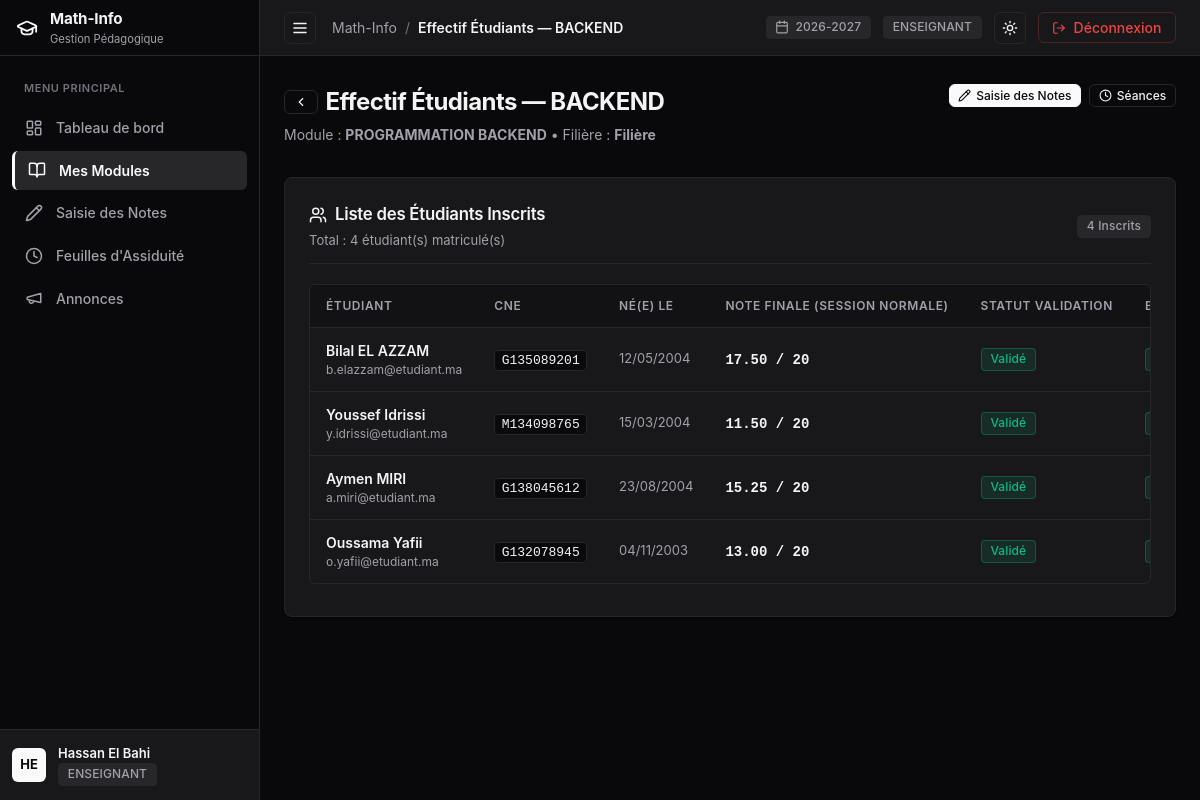
The app's page /enseignant/modules/1/etudiants (signed in) with its own data.
### tables this page shows
CREATE TABLE `utilisateurs` (
  `idUtilisateur` int NOT NULL AUTO_INCREMENT,
  `nom` varchar(100) NOT NULL,
  `prenom` varchar(100) NOT NULL,
  `email` varchar(150) NOT NULL,
  `motDePasse` varchar(255) NOT NULL,
  `role` enum('ADMIN','ENSEIGNANT','ETUDIANT') NOT NULL,
  `dateCreation` timestamp NULL DEFAULT CURRENT_TIMESTAMP,
  PRIMARY KEY (`idUtilisateur`),
  UNIQUE KEY `email` (`email`)
);

CREATE TABLE `modules` (
  `idModule` int NOT NULL AUTO_INCREMENT,
  `code` varchar(20) NOT NULL,
  `intitule` varchar(150) NOT NULL,
  `semestre` enum('S1','S2','S3','S4') NOT NULL,
  `coefficient` float NOT NULL DEFAULT '1',
  `idFiliere` int NOT NULL,
  `idEnseignant` int DEFAULT NULL,
  PRIMARY KEY (`idModule`),
  UNIQUE KEY `code` (`code`),
  KEY `idFiliere` (`idFiliere`),
  KEY `idEnseignant` (`idEnseignant`),
  CONSTRAINT `modules_ibfk_1` FOREIGN KEY (`idFiliere`) REFERENCES `filieres` (`idFiliere`) ON DELETE CASCADE,
  CONSTRAINT `modules_ibfk_2` FOREIGN KEY (`idEnseignant`) REFERENCES `enseignants` (`idUtilisateur`) ON DELETE SET NULL
);

CREATE TABLE `inscriptions` (
  `idInscription` int NOT NULL AUTO_INCREMENT,
  `idEtudiant` int NOT NULL,
  `idFiliere` int NOT NULL,
  `anneeUniversitaire` varchar(20) NOT NULL,
  `dateInscription` date NOT NULL,
  `statut` enum('EN_COURS','VALIDE','AJOURNE') DEFAULT 'EN_COURS',
  PRIMARY KEY (`idInscription`),
  UNIQUE KEY `uq_etudiant_annee` (`idEtudiant`,`anneeUniversitaire`),
  KEY `idFiliere` (`idFiliere`),
  CONSTRAINT `inscriptions_ibfk_1` FOREIGN KEY (`idEtudiant`) REFERENCES `etudiants` (`idUtilisateur`) ON DELETE CASCADE,
  CONSTRAINT `inscriptions_ibfk_2` FOREIGN KEY (`idFiliere`) REFERENCES `filieres` (`idFiliere`) ON DELETE CASCADE
);

CREATE TABLE `etudiants` (
  `idUtilisateur` int NOT NULL,
  `cne` varchar(50) NOT NULL,
  `dateNaissance` date NOT NULL,
  PRIMARY KEY (`idUtilisateur`),
  UNIQUE KEY `cne` (`cne`),
  CONSTRAINT `etudiants_ibfk_1` FOREIGN KEY (`idUtilisateur`) REFERENCES `utilisateurs` (`idUtilisateur`) ON DELETE CASCADE
);

CREATE TABLE `notes` (
  `idNote` int NOT NULL AUTO_INCREMENT,
  `idEtudiant` int NOT NULL,
  `idModule` int NOT NULL,
  `noteCC` float DEFAULT NULL,
  `noteExam` float DEFAULT NULL,
  `noteFinale` float DEFAULT NULL,
  `session` enum('NORMALE','RATTRAPAGE') DEFAULT 'NORMALE',
  `statutValidation` enum('V','RATT','NV') DEFAULT 'NV',
  `remarque` text,
  PRIMARY KEY (`idNote`),
  UNIQUE KEY `uq_etudiant_module_session` (`idEtudiant`,`idModule`,`session`),
  KEY `idModule` (`idModule`),
  CONSTRAINT `notes_ibfk_1` FOREIGN KEY (`idEtudiant`) REFERENCES `etudiants` (`idUtilisateur`) ON DELETE CASCADE,
  CONSTRAINT `notes_ibfk_2` FOREIGN KEY (`idModule`) REFERENCES `modules` (`idModule`) ON DELETE CASCADE,
  CONSTRAINT `notes_chk_1` CHECK ((`noteCC` between 0 and 20)),
  CONSTRAINT `notes_chk_2` CHECK ((`noteExam` between 0 and 20)),
  CONSTRAINT `notes_chk_3` CHECK ((`noteFinale` between 0 and 20))
);

### src/Views/enseignant/etudiants.php (the view, shortened to what the rows shown need)
<div style="margin-bottom: 2rem; display: flex; justify-content: space-between; align-items: flex-start; flex-wrap: wrap; gap: 1rem;">
  <div>
    <div style="display: flex; align-items: center; gap: 0.5rem; margin-bottom: 0.25rem;">
      <a href="/enseignant/modules" class="btn btn-outline btn-sm" title="Retour aux modules">
        <?= Icon::get('chevron-left', 14) ?>
      </a>
      <h1 style="font-size: 1.5rem; font-weight: 700; letter-spacing: -0.025em; color: var(--text-main);">
        Effectif Étudiants — <?= htmlspecialchars($module['code']) ?>
      </h1>
    </div>
    <p style="color: var(--text-muted); font-size: 0.875rem;">
      Module : <strong><?= htmlspecialchars($module['intitule']) ?></strong> •
      Filière : <strong><?= htmlspecialchars($module['filiere_code'] ?? 'Filière') ?></strong>
    </p>
  </div>
  <div style="display: flex; gap: 0.5rem;">
    <a href="/enseignant/modules/<?= $module['idModule'] ?>/notes" class="btn btn-primary btn-sm">
      <?= Icon::get('pencil', 13) ?>
      <span>Saisie des Notes</span>
    </a>
    <a href="/enseignant/modules/<?= $module['idModule'] ?>/seances" class="btn btn-outline btn-sm">
      <?= Icon::get('clock', 13) ?>
      <span>Séances</span>
    </a>
  </div>
</div>
<div class="card">
  <div class="card-header">
    <div>
      <span class="card-title">
        <?= Icon::get('users', 18) ?>
        <span>Liste des Étudiants Inscrits</span>
      </span>
      <span class="card-desc" style="display: block; margin-top: 0.25rem;">
        Total : <?= count($etudiants) ?> étudiant(s) matriculé(s)
      </span>
    </div>
    <span class="badge badge-neutral"><?= count($etudiants) ?> Inscrits</span>
  </div>
  <?php if (empty($etudiants)): ?>
    <div style="text-align: center; padding: 3rem 1rem; color: var(--text-muted); font-size: 0.875rem;">
      <div style="margin-bottom: 0.5rem; color: var(--text-subtle);"><?= Icon::get('users', 32) ?></div>
      Aucun étudiant n'est inscrit dans la filière rattachée à ce module.
    </div>
  <?php else: ?>
    <div class="table-wrapper">
      <table>
        <thead>
          <tr>
            <th style="min-width: 160px;">Étudiant</th>
            <th style="min-width: 100px;">CNE</th>
            <th style="min-width: 100px;">Né(e) le</th>
            <th style="min-width: 160px;">Note Finale (Session Normale)</th>
            <th style="min-width: 120px;">Statut Validation</th>
            <th style="min-width: 160px;">Bilan d'Assiduité</th>
          </tr>
        </thead>
        <tbody>
          <?php foreach ($etudiants as $etu):
            $abs = $etu['absences_summary'] ?? ['total_absences' => 0, 'non_justifiees' => 0, 'justifiees' => 0];
          ?>
            <tr>
              <td>
                <div style="font-weight: 600;"><?= htmlspecialchars($etu['prenom'] . ' ' . $etu['nom']) ?></div>
                <div style="font-size: 0.75rem; color: var(--text-muted);"><?= htmlspecialchars($etu['email']) ?></div>
              </td>
              <td><code><?= htmlspecialchars($etu['cne']) ?></code></td>
              <td style="color: var(--text-muted); font-size: 0.8125rem;">
                <?= !empty($etu['dateNaissance']) ? date('d/m/Y', strtotime($etu['dateNaissance'])) : '—' ?>
              </td>
              <td>
                <?php if ($etu['noteFinale'] !== null): ?>
                  <span style="font-weight: 700; font-family: ui-monospace, monospace;">
                    <?= number_format((float)$etu['noteFinale'], 2) ?> / 20
                  </span>
                <?php else: ?>
                  <span style="color: var(--text-muted);">En attente</span>
                <?php endif; ?>
              </td>
              <td>
                <?php if ($etu['statutValidation'] === 'V'): ?>
                  <span class="badge badge-success">Validé</span>
                <?php elseif ($etu['statutValidation'] === 'RATT'): ?>
                  <span class="badge badge-warning">Rattrapage</span>
                <?php else: ?>
                  <span class="badge badge-neutral">Non évalué</span>
                <?php endif; ?>
              </td>
              <td>
                <div style="display: flex; gap: 0.35rem; font-size: 0.75rem;">
                  <?php if ((int)$abs['total_absences'] === 0): ?>
                    <span class="badge badge-success">Assidu (0 abs)</span>
                  <?php endif; ?>
                </div>
              </td>
            </tr>
          <?php endforeach; ?>
        </tbody>
      </table>
    </div>
  <?php endif; ?>
</div>

### src/Views/layout/main.php (shortened to what the rows shown need)
<?php
$currentUser = Auth::user();
$currentRole = Auth::role();
$activeNav = $activeNav ?? 'dashboard';
?>
<!DOCTYPE html>
<html lang="fr" data-theme="dark">
<head>
  <link rel="stylesheet" href="/css/style.css">
</head>
<body class="app-shell">
  <aside id="sidebar" class="sidebar">
    <div class="sidebar-header">
      <a href="/" class="sidebar-brand">
        <span class="brand-icon"><?= Icon::get('graduation-cap', 22) ?></span>
        <div class="brand-text">
          <span class="brand-name">Math-Info</span>
          <span class="brand-sub">Gestion Pédagogique</span>
        </div>
      </a>
    </div>
    <nav class="sidebar-nav">
      <div class="nav-section-title">Menu Principal</div>
      <?php if ($currentRole === 'ADMIN'): ?>
        <a href="/admin/dashboard" class="nav-item <?= $activeNav === 'dashboard' ? 'active' : '' ?>">
          <span class="nav-icon"><?= Icon::get('layout-dashboard', 18) ?></span>
          <span class="nav-label">Tableau de bord</span>
        </a>
        <a href="/admin/filieres" class="nav-item <?= $activeNav === 'filieres' ? 'active' : '' ?>">
          <span class="nav-icon"><?= Icon::get('landmark', 18) ?></span>
          <span class="nav-label">Filières</span>
        </a>
        <a href="/admin/modules" class="nav-item <?= $activeNav === 'modules' ? 'active' : '' ?>">
          <span class="nav-icon"><?= Icon::get('book-open', 18) ?></span>
          <span class="nav-label">Modules</span>
        </a>
        <a href="/admin/utilisateurs" class="nav-item <?= $activeNav === 'utilisateurs' ? 'active' : '' ?>">
          <span class="nav-icon"><?= Icon::get('users', 18) ?></span>
          <span class="nav-label">Utilisateurs</span>
        </a>
        <a href="/admin/inscriptions" class="nav-item <?= $activeNav === 'inscriptions' ? 'active' : '' ?>">
          <span class="nav-icon"><?= Icon::get('clipboard-list', 18) ?></span>
          <span class="nav-label">Inscriptions</span>
        </a>
        <a href="/admin/annonces" class="nav-item <?= $activeNav === 'annonces' ? 'active' : '' ?>">
          <span class="nav-icon"><?= Icon::get('megaphone', 18) ?></span>
          <span class="nav-label">Annonces</span>
        </a>
        <a href="/admin/audit" class="nav-item <?= $activeNav === 'audit' ? 'active' : '' ?>">
          <span class="nav-icon"><?= Icon::get('shield-check', 18) ?></span>
          <span class="nav-label">Journal d'Audit</span>
        </a>
      <?php elseif ($currentRole === 'ENSEIGNANT'): ?>
        <a href="/enseignant/dashboard" class="nav-item <?= $activeNav === 'dashboard' ? 'active' : '' ?>">
          <span class="nav-icon"><?= Icon::get('layout-dashboard', 18) ?></span>
          <span class="nav-label">Tableau de bord</span>
        </a>
        <a href="/enseignant/modules" class="nav-item <?= $activeNav === 'modules' ? 'active' : '' ?>">
          <span class="nav-icon"><?= Icon::get('book-open', 18) ?></span>
          <span class="nav-label">Mes Modules</span>
        </a>
        <a href="/enseignant/notes" class="nav-item <?= $activeNav === 'notes' ? 'active' : '' ?>">
          <span class="nav-icon"><?= Icon::get('pencil', 18) ?></span>
          <span class="nav-label">Saisie des Notes</span>
        </a>
        <a href="/enseignant/seances" class="nav-item <?= $activeNav === 'seances' ? 'active' : '' ?>">
          <span class="nav-icon"><?= Icon::get('clock', 18) ?></span>
          <span class="nav-label">Feuilles d'Assiduité</span>
        </a>
        <a href="/enseignant/annonces" class="nav-item <?= $activeNav === 'annonces' ? 'active' : '' ?>">
          <span class="nav-icon"><?= Icon::get('megaphone', 18) ?></span>
          <span class="nav-label">Annonces</span>
        </a>
      <?php endif; ?>
    </nav>
    <div class="sidebar-footer">
      <div class="user-profile-widget">
        <div class="user-avatar">
          <?= strtoupper(substr($currentUser ? $currentUser->getPrenom() : 'U', 0, 1) . substr($currentUser ? $currentUser->getNom() : 'S', 0, 1)) ?>
        </div>
        <div class="user-meta">
          <span class="user-name"><?= htmlspecialchars($currentUser ? $currentUser->getNomComplet() : 'Utilisateur') ?></span>
          <span class="user-role-badge badge badge-neutral"><?= htmlspecialchars($currentRole ?? '') ?></span>
        </div>
      </div>
    </div>
  </aside>
  <div class="main-wrapper">
    <header class="app-topbar">
      <div class="topbar-left">
        <button id="sidebarToggle" class="btn btn-icon sidebar-toggle-btn-topbar" title="Basculer le menu" aria-label="Menu">
          <?= Icon::get('menu', 18) ?>
        </button>
        <div class="breadcrumb">
          <span class="breadcrumb-root">Math-Info</span>
          <span class="breadcrumb-sep">/</span>
          <span class="breadcrumb-current"><?= htmlspecialchars($title ?? 'Dashboard') ?></span>
        </div>
      </div>
      <div class="topbar-right">
        <div class="badge badge-neutral" title="Année Universitaire en cours">
          <?= Icon::get('calendar', 14) ?>
          <span>2026-2027</span>
        </div>
        <?php if ($currentRole === 'ADMIN'): ?>
          <span class="badge badge-warning">ADMIN</span>
        <?php elseif ($currentRole === 'ENSEIGNANT'): ?>
          <span class="badge badge-neutral">ENSEIGNANT</span>
        <?php else: ?>
          <span class="badge badge-neutral">ÉTUDIANT</span>
        <?php endif; ?>
        <button id="themeToggle" class="btn btn-icon" title="Basculer Mode Clair/Sombre" aria-label="Basculer Thème">
          <span id="themeIcon"><?= Icon::get('sun', 16) ?></span>
        </button>
        <a href="/logout" class="btn btn-destructive" title="Déconnexion">
          <?= Icon::get('log-out', 14) ?>
          <span class="desktop-only">Déconnexion</span>
        </a>
      </div>
    </header>
    <main class="page-content">
      <div class="content-container">
        <?= $content ?>
      </div>
    </main>
  </div>
</body>
</html>

### records on screen
utilisateurs: prenom+nom "HE", prenom+nom "Hassan El Bahi"
modules: code "BACKEND", intitule "PROGRAMMATION BACKEND"
inscriptions: utilisateurs.prenom+nom "Bilal EL AZZAM", utilisateurs.email "b.elazzam@etudiant.ma", idEtudiant.cne "G135089201", idEtudiant.dateNaissance "12/05/2004", notes.noteFinale "17.50"
inscriptions: utilisateurs.prenom+nom "Youssef Idrissi", utilisateurs.email "y.idrissi@etudiant.ma", idEtudiant.cne "M134098765", idEtudiant.dateNaissance "15/03/2004", notes.noteFinale "11.50"
inscriptions: utilisateurs.prenom+nom "Aymen MIRI", utilisateurs.email "a.miri@etudiant.ma", idEtudiant.cne "G138045612", idEtudiant.dateNaissance "23/08/2004", notes.noteFinale "15.25"
inscriptions: utilisateurs.prenom+nom "Oussama Yafii", utilisateurs.email "o.yafii@etudiant.ma", idEtudiant.cne "G132078945", idEtudiant.dateNaissance "04/11/2003", notes.noteFinale "13.00"

### other values on screen
$currentRole "ENSEIGNANT"
$title "Effectif Étudiants — BACKEND"
$module['filiere_code'] "Filière"
count($etudiants) "4"
